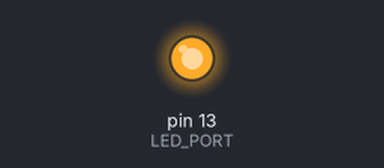
Bench run of a sketch on a simulated Arduino Uno, built with avr-gcc and run on an emulated ATmega328P. Shown: output pins drawn as LEDs (lit = HIGH).

Above: at 1.7 s.
At 4.2 s:
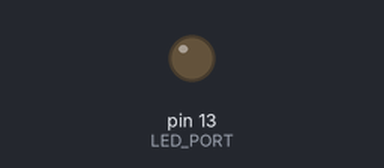
Timing chart, 0 to 6.5 s (numbered marks = the images above):
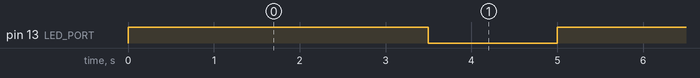

Measured:
- by itself, pin 13 (LED_PORT): alternates HIGH for 3.5 s and LOW for 1.5 s

The sketch:

MicBlink.ino
```cpp
/*
 * MicBlink
 */

#define LED_PORT 13

#define PERIOD     5000
#define LOW_PERIOD 1500

void setup() {
  pinMode(LED_PORT, OUTPUT);
}

void loop() {
  digitalWrite(LED_PORT, HIGH);
  delay(PERIOD - LOW_PERIOD);
  digitalWrite(LED_PORT, LOW);
  delay(LOW_PERIOD);
}
```
